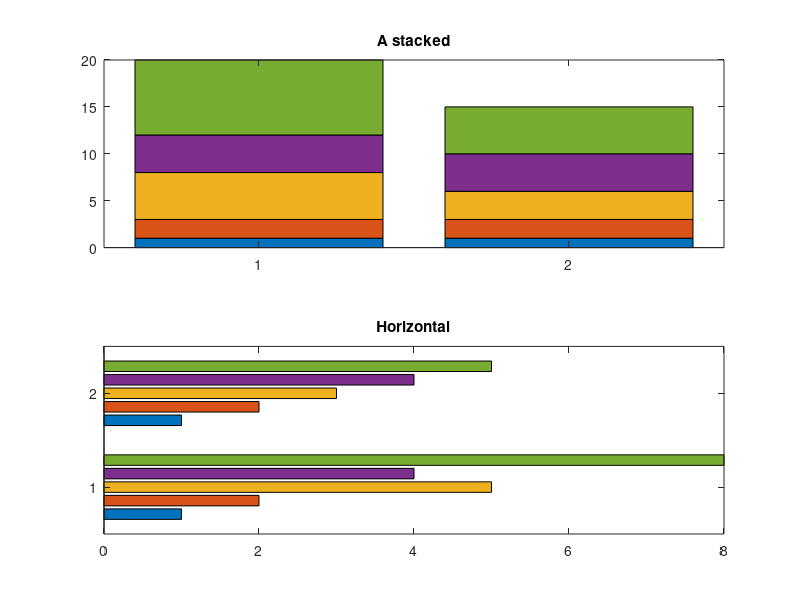

Recreate this plot in MATLAB.
x=[1 2 5 4 8];y=[x;1:5];
subplot(3,1,1); bar(x);title('A bar chart of vector x');
subplot(3,1,2); bar(y);title('A bar chart of vector y');
subplot(3,1,3); bar3(y);title('A 3Dbar chart of vector y');

%%
x=[1 2 5 4 8];y=[x;1:5];
subplot(2,1,1); bar(y,'stacked');title('A stacked');
subplot(2,1,2); barh(y);title('Horizontal');
